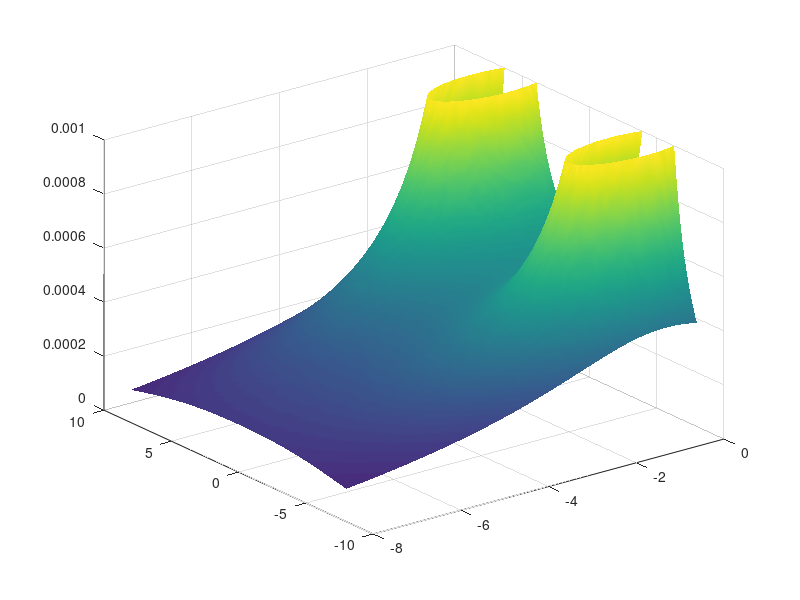

MATLAB code for this plot:
function surfaceTest()
[x,y] = meshgrid(-8:0.1: 0,-8 : 0.1: 8);

c=100;
k=2000;
m=70;

s=x+i.*y;
z=abs(1./(m.*(s).^2+c.*(s)+k));
figure
surf(x,y,z)
zlim([0,0.001]);
caxis([0,0.001])


shading interp
end
